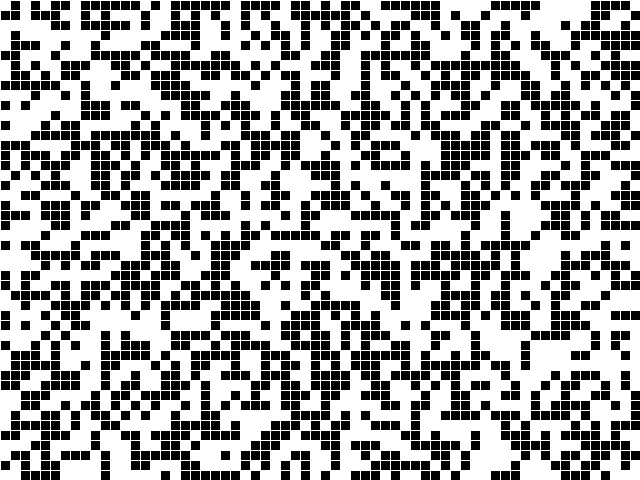
Frame 1 (no input)
Frame 60 (the mouse pressed at the canvas centre just before this capture): blank canvas, image omitted
Frame 120 (the mouse held since frame 60 and released just before this capture): blank canvas, image omitted

The Processing sketch that drew this single still picture (run headless with seeded random() and noise(); from frame 60 on, the mouse is pressed at the canvas centre):

// Processing sketch: gameOfLife
// ── gameOfLife.pde
class LifeBoard
{
  boolean[][] current;
  boolean[][] next;
  int cellWidth, cellHeight;
  int boardWidth, boardHeight;
  
  LifeBoard(int CellWidth, int CellHeight)
  {
    cellWidth = CellWidth;
    cellHeight = CellHeight;
    
    boardWidth = width / cellWidth;
    boardHeight = height / cellHeight;
    
    current = new boolean[boardHeight][boardWidth];
    next = new boolean[boardHeight][boardWidth];
  }
  
  void on(int x, int y)
  {
    current[y][x] = true;
  }
  
  void off(int x, int y)
  {
    current[y][x] = false;
  }
  
  boolean isOn(int x, int y)
  {
    return current[y][x];
  }
  
  void clearBoard(boolean[][] board)
  {
    for (int i = 0; i < boardHeight; i++)
    {
      for (int j = 0; j < boardWidth; j++)
      {
        current[i][j] = false;
      }
    }
  }
  
  void randomise(int percentage)
  {
    for (int i = 0; i < boardHeight; i++)
    {
      for (int j = 0; j < boardWidth; j++)
      {
        int ran = (int)random(0, 100);
        
        if (ran < percentage)
        {
          current[i][j] = true;
        }
        else
        {
          current[i][j] = false;
        }
      }
    }
  }
  
  int countLiveCellsSurrounding(int x, int y)
  {
    int count = 0;
    
    for (int i = y - 1; i < y + 2 && i < boardHeight; i++)
    {
      if (i < 0)
      {
        i++;
      }
      
      for (int j = x - 1; j < x + 2 && j < boardWidth; j++)
      { 
        if (j < 0)
        {
          j++;
        }
        
        if (current[i][j] && !(i == y && j == x))
        {
          count++;
          //stroke(0, 0, 255);
        }
        else
        {
          //stroke(0, 0, 255);
        }
      }
    }
    
    return count;
  }
  
  void update()
  {
    clearBoard(next);
    
    for (int i = 0; i < boardHeight; i++)
    {
      for (int j = 0; j < boardWidth; j++)
      {
        int sur = countLiveCellsSurrounding(j, i);
        
        if (sur < 2)
        {
          next[i][j] = false;
        }
        else if (sur > 3)
        {
          next[i][j] = false;
        }
        else if (sur == 2)
        {
          if (current[i][j])
          {
            next[i][j] = true;
          }
        }
        else
        {
          next[i][j] = true;//if it has 3 neighbours, it will be live in next no matter what
        }
      }
    }
    
    current = next;
  }
  
  void draw()
  {
    for (int i = 0; i < boardHeight; i++)
    {
      for (int j = 0; j < boardWidth; j++)
      {
        int x = cellWidth * j;
        int y = cellHeight * i;
        
        if (current[i][j])
        {
          fill(0, 0, 0);
        }
        else
        {
          fill(255, 255, 255);
        }
        
        rect(x, y, cellWidth, cellHeight);
      }
    }
  }
  
}

// ── main.pde
LifeBoard board;

void setup()
{
  size(640, 480);
  stroke(255, 255, 255);
  
  board = new LifeBoard(10, 10);
  
  board.randomise(50);
}

void draw()
{
  background(255, 255, 255);
  
  board.draw();
  board.update();
}
